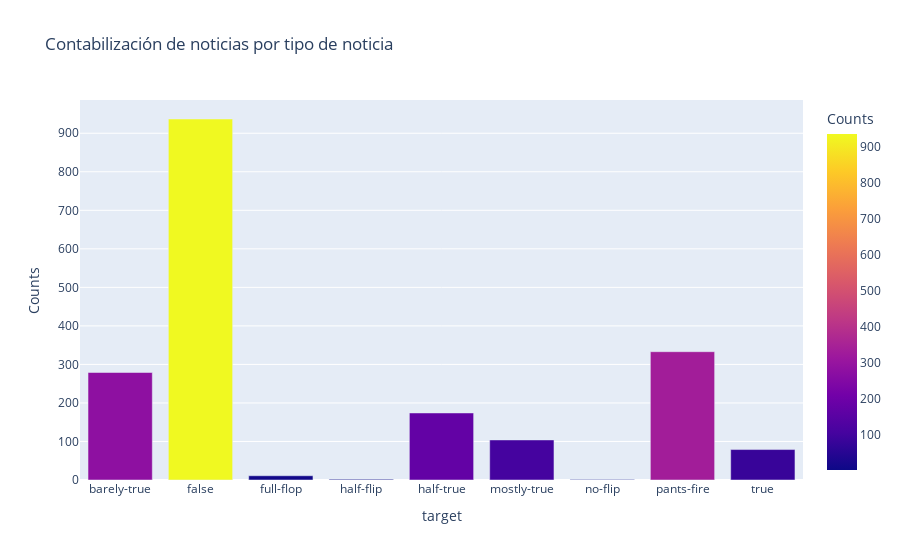

The notebook cell saved with this chart:
### Code cell
sub_check=data.groupby('target').apply(lambda x:x['statement'].count()).reset_index(name='Counts')
fig=px.bar(sub_check,x='target',y='Counts',color='Counts',title='Contabilización de noticias por tipo de noticia')
fig.show()

### Figure 1 — Plotly figure (JSON) as saved in the notebook; plotly's stock layout.template omitted (floating-point values rounded to 4 significant figures)
{"data": [{"alignmentgroup": "True", "hovertemplate": "target=%{x}<br>Counts=%{marker.color}<extra></extra>", "legendgroup": "", "marker": {"color": [279, 937, 11, 2, 174, 104, 1, 333, 79], "coloraxis": "coloraxis", "pattern": {"shape": ""}}, "name": "", "offsetgroup": "", "orientation": "v", "showlegend": false, "textposition": "auto", "type": "bar", "x": ["barely-true", "false", "full-flop", "half-flip", "half-true", "mostly-true", "no-flip", "pants-fire", "true"], "xaxis": "x", "y": [279, 937, 11, 2, 174, 104, 1, 333, 79], "yaxis": "y"}], "layout": {"barmode": "relative", "coloraxis": {"colorbar": {"title": {"text": "Counts"}}, "colorscale": [[0, "#0d0887"], [0.1111, "#46039f"], [0.2222, "#7201a8"], [0.3333, "#9c179e"], [0.4444, "#bd3786"], [0.5556, "#d8576b"], [0.6667, "#ed7953"], [0.7778, "#fb9f3a"], [0.8889, "#fdca26"], [1, "#f0f921"]]}, "legend": {"tracegroupgap": 0}, "title": {"text": "Contabilización de noticias por tipo de noticia"}, "xaxis": {"anchor": "y", "domain": [0, 1], "title": {"text": "target"}}, "yaxis": {"anchor": "x", "domain": [0, 1], "title": {"text": "Counts"}}}}
